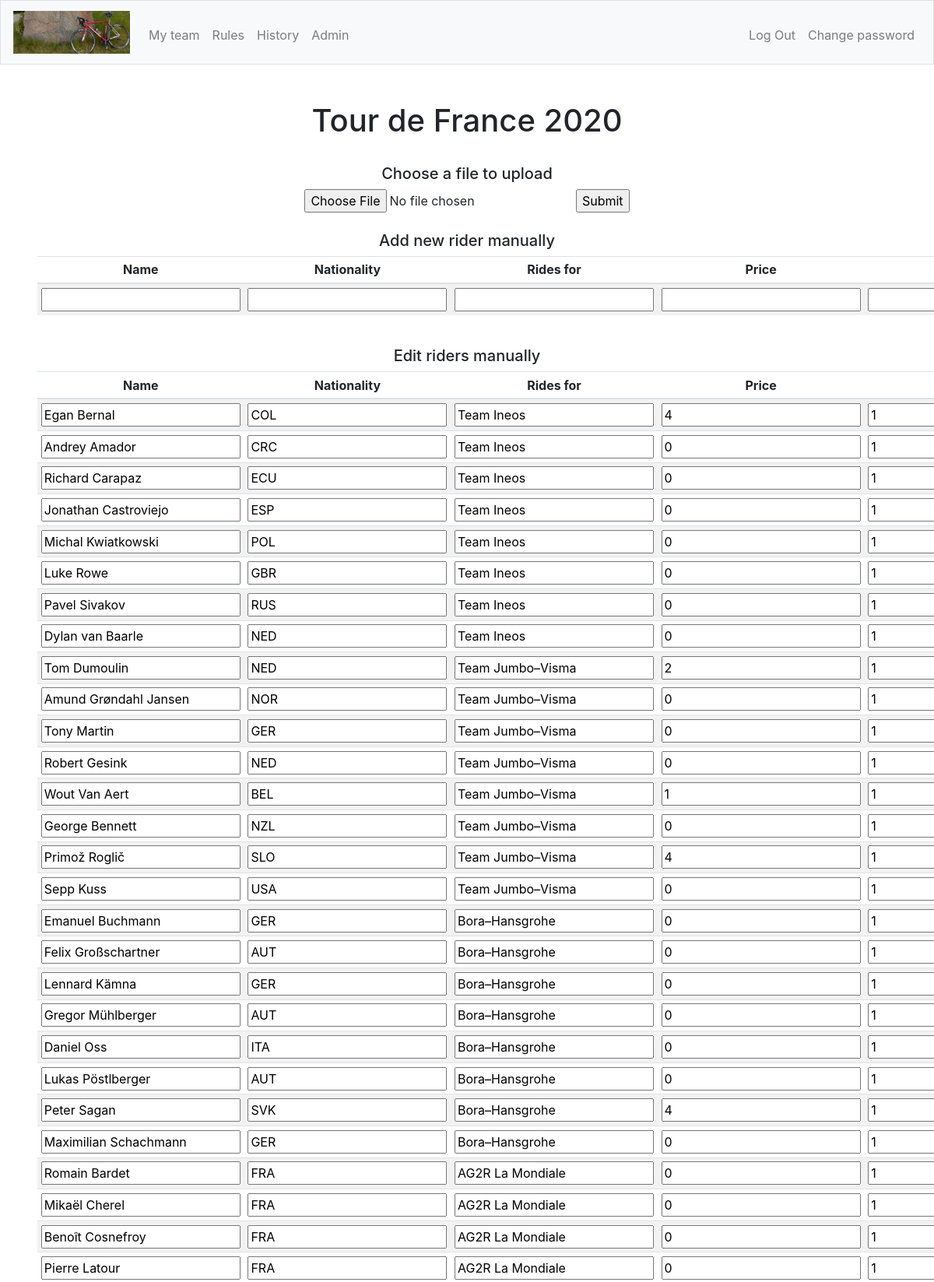
/uploadRiders?activecomp=2 (signed in, upper part), run on the app's committed database.
### tables this page shows
CREATE TABLE "competitions" (
	"id"	INTEGER NOT NULL UNIQUE,
	"racetype_id"	INTEGER NOT NULL,
	"year"	TEXT NOT NULL,
	"startdate"	TEXT NOT NULL,
	"reg_active"	INTEGER NOT NULL,
	"reg_stop"	TEXT NOT NULL,
	"racedays"	INTEGER NOT NULL,
	"total_price"	INTEGER NOT NULL DEFAULT 0,
	"min_outsider"	INTEGER NOT NULL DEFAULT 0,
	PRIMARY KEY("id" AUTOINCREMENT),
	FOREIGN KEY("racetype_id") REFERENCES "racetypes"("id")
);

CREATE TABLE "riders" (
	"id"	INTEGER NOT NULL UNIQUE,
	"comp_id"	INTEGER NOT NULL,
	"rider"	TEXT NOT NULL,
	"nationality"	TEXT NOT NULL,
	"rides_for"	TEXT NOT NULL,
	"price"	INTEGER NOT NULL DEFAULT 0,
	"DNF"	INTEGER NOT NULL DEFAULT 0,
	"outsider"	INTEGER NOT NULL DEFAULT 1,
	PRIMARY KEY("id" AUTOINCREMENT),
	FOREIGN KEY("comp_id") REFERENCES "competitions"("id")
);

### app.py (the view, shortened to what this page needs)
@app.route("/uploadRiders", methods=["GET", "POST"])
@login_required
def uploadRiders():
    if request.method == "GET":
        role = getRole()
        compid = request.args.get('activecomp', None)
        comps = db.execute("SELECT id, racetype_id, year, startdate, reg_stop, racedays, reg_active FROM competitions WHERE id = :compid", compid=compid)
        riders = db.execute("SELECT id, rider, nationality, rides_for, price, outsider FROM riders WHERE comp_id = :compid", compid=compid)
        return render_template("uploadRiders.html", comps=comps, role=role, riders=riders)

### app.py (called while the page is built)
@app.after_request
def after_request(response):
    response.headers["Cache-Control"] = "no-cache, no-store, must-revalidate"
    response.headers["Expires"] = 0
    response.headers["Pragma"] = "no-cache"
    return response

### helpers.py (called while the page is built)
def login_required(f):
    @wraps(f)
    def decorated_function(*args, **kwargs):
        if session.get("user_id") is None:
            return redirect("/login")
        return f(*args, **kwargs)
    return decorated_function

def getRole():
    role = db.execute("SELECT role FROM users WHERE id = :userid", userid=session["user_id"])
    role2 = role[0]["role"]
    return role2

### templates/uploadRiders.html (shortened to what this page needs)
{% extends "layout.html" %}
{% block adminNav %}
    {% if role == 2 %}
        <li class="nav-item"><a class="nav-link" href="/admin">Admin</a></li>
    {% endif %}
{% endblock %}
{% block main %}
    {% for comp in comps %}
        <div>
            {% if comp.racetype_id == 1 %}
                <h1 class="">Tour de France {{comp.year}}</h1>
            {% elif comp.racetype_id == 2 %}
                <h1 class="">Giro d'Italia {{comp.year}}</h1>
            {% elif comp.racetype_id == 3 %}
                <h1 class="">Vuelta a España {{comp.year}}</h1>
            {% else %}
                <h1 class="">Unknown competition</h1>
            {% endif %}
        </div>
        <br>
        <h5>Choose a file to upload</h5>
        <form id="upload" action="/uploadRiders" method="POST" enctype="multipart/form-data">
            <input type=file name=file>
            <input type=submit>
        </form>
        <br>
        <h5>Add new rider manually</h5>
        <form id="newrider" action="/newRider" method="POST">
            <table class="table table-striped table-sm">
                <thead>
                    <tr>
                        <th>Name</th>
                        <th>Nationality</th>
                        <th>Rides for</th>
                        <th>Price</th>
                        <th>Outsider</th>
                    </tr>
                </thead>
                <tbody>
                    <tr>
                        <td class=""><input type="text" value="" name="rider"></td>
                        <td class=""><input type="text" value="" name="nationality"></td>
                        <td class=""><input type="text" value="" name="rides_for"></td>
                        <td class=""><input type="number" value="" name="price"></td>
                        <td class=""><input type="number" value="" name="outsider"></td>
                    </tr>
                </tbody>
            </table>
        </form>
        <br>
        <h5>Edit riders manually</h5>
        <table class="table table-striped table-sm">
            <thead>
                <tr>
                    <th>Name</th>
                    <th>Nationality</th>
                    <th>Rides for</th>
                    <th>Price</th>
                    <th>Outsider</th>
                </tr>
            </thead>
            <tbody>
                {% for rider in riders %}
                    <form id="{{rider.id}}" action="" method="POST">
                        <tr>
                            <td class=""><input type="text" value="{{rider.rider}}" name="rider"></td>
                            <td class=""><input type="text" value="{{rider.nationality}}" name="nationality"></td>
                            <td class=""><input type="text" value="{{rider.rides_for}}" name="rides_for"></td>
                            <td class=""><input type="number" value="{{rider.price}}" name="price"></td>
                            <td class=""><input type="number" value="{{rider.outsider}}" name="outsider"></td>
                        </tr>
                    </form>
                {% endfor %}
            </tbody>
        </table>
    {% endfor %}
{% endblock %}

### static/styles.css (style rules this page uses)
td { position: relative; }
input[type="number"] { -moz-appearance: textfield; }

### data on the page
competitions: year "2020"
riders: rider "Egan Bernal", nationality "COL", rides_for "Team Ineos", price "4", outsider "1"
riders: rider "Andrey Amador", nationality "CRC", rides_for "Team Ineos", price "0", outsider "1"
riders: rider "Richard Carapaz", nationality "ECU", rides_for "Team Ineos", price "0", outsider "1"
riders: rider "Jonathan Castroviejo", nationality "ESP", rides_for "Team Ineos", price "0", outsider "1"
riders: rider "Michal Kwiatkowski", nationality "POL", rides_for "Team Ineos", price "0", outsider "1"
riders: rider "Luke Rowe", nationality "GBR", rides_for "Team Ineos", price "0", outsider "1"
riders: rider "Pavel Sivakov", nationality "RUS", rides_for "Team Ineos", price "0", outsider "1"
riders: rider "Dylan van Baarle", nationality "NED", rides_for "Team Ineos", price "0", outsider "1"
riders: rider "Tom Dumoulin", nationality "NED", rides_for "Team Jumbo–Visma", price "2", outsider "1"
riders: rider "Amund Grøndahl Jansen", nationality "NOR", rides_for "Team Jumbo–Visma", price "0", outsider "1"
riders: rider "Tony Martin", nationality "GER", rides_for "Team Jumbo–Visma", price "0", outsider "1"
riders: rider "Robert Gesink", nationality "NED", rides_for "Team Jumbo–Visma", price "0", outsider "1"
riders: rider "Wout Van Aert", nationality "BEL", rides_for "Team Jumbo–Visma", price "1", outsider "1"
riders: rider "George Bennett", nationality "NZL", rides_for "Team Jumbo–Visma", price "0", outsider "1"
riders: rider "Primož Roglič", nationality "SLO", rides_for "Team Jumbo–Visma", price "4", outsider "1"
riders: rider "Sepp Kuss", nationality "USA", rides_for "Team Jumbo–Visma", price "0", outsider "1"
riders: rider "Emanuel Buchmann", nationality "GER", rides_for "Bora–Hansgrohe", price "0", outsider "1"
riders: rider "Felix Großschartner", nationality "AUT", rides_for "Bora–Hansgrohe", price "0", outsider "1"
riders: rider "Lennard Kämna", nationality "GER", rides_for "Bora–Hansgrohe", price "0", outsider "1"
riders: rider "Gregor Mühlberger", nationality "AUT", rides_for "Bora–Hansgrohe", price "0", outsider "1"
riders: rider "Daniel Oss", nationality "ITA", rides_for "Bora–Hansgrohe", price "0", outsider "1"
riders: rider "Lukas Pöstlberger", nationality "AUT", rides_for "Bora–Hansgrohe", price "0", outsider "1"
riders: rider "Peter Sagan", nationality "SVK", rides_for "Bora–Hansgrohe", price "4", outsider "1"
riders: rider "Maximilian Schachmann", nationality "GER", rides_for "Bora–Hansgrohe", price "0", outsider "1"
riders: rider "Romain Bardet", nationality "FRA", rides_for "AG2R La Mondiale", price "0", outsider "1"
riders: rider "Mikaël Cherel", nationality "FRA", rides_for "AG2R La Mondiale", price "0", outsider "1"
riders: rider "Benoît Cosnefroy", nationality "FRA", rides_for "AG2R La Mondiale", price "0", outsider "1"
riders: rider "Pierre Latour", nationality "FRA", rides_for "AG2R La Mondiale", price "0", outsider "1"
